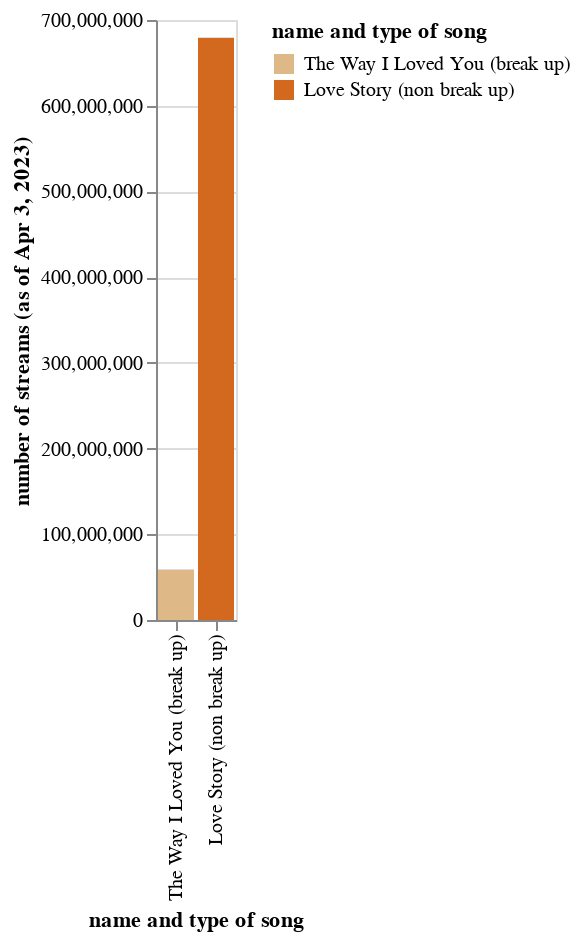

Notebook code for this chart:
### Code cell
## this code block is for FIGURE 13
df = pd.DataFrame({"name and type of song": ["The Way I Loved You (break up)", "Love Story (non break up)"], "number of streams (as of Apr 3, 2023)": [58869168,679269245]})

plot = (
    alt.Chart(df)
    .mark_bar()
    .encode(
        x=alt.X("name and type of song", sort="y"),
        y="number of streams (as of Apr 3, 2023)",
    color=alt.Color('name and type of song',
                     scale=alt.Scale(
                         domain=df.sort_values(['number of streams (as of Apr 3, 2023)'])['name and type of song'].tolist(),
                         range=['burlywood', 'chocolate']))))
plot

### Figure 1 — Vega-Lite specification as saved in the notebook (floating-point values rounded to 4 significant figures)
{"config": {"view": {"continuousWidth": 400, "continuousHeight": 300}}, "data": {"name": "data-8ea8383bee031ada3ac70fc85572d55c"}, "mark": "bar", "encoding": {"color": {"field": "name and type of song", "scale": {"domain": ["The Way I Loved You (break up)", "Love Story (non break up)"], "range": ["burlywood", "chocolate"]}, "type": "nominal"}, "x": {"field": "name and type of song", "sort": "y", "type": "nominal"}, "y": {"field": "number of streams (as of Apr 3, 2023)", "type": "quantitative"}}, "$schema": "https://vega.github.io/schema/vega-lite/v4.17.0.json", "datasets": {"data-8ea8383bee031ada3ac70fc85572d55c": [{"name and type of song": "The Way I Loved You (break up)", "number of streams (as of Apr 3, 2023)": 58869168}, {"name and type of song": "Love Story (non break up)", "number of streams (as of Apr 3, 2023)": 679269245}]}}
